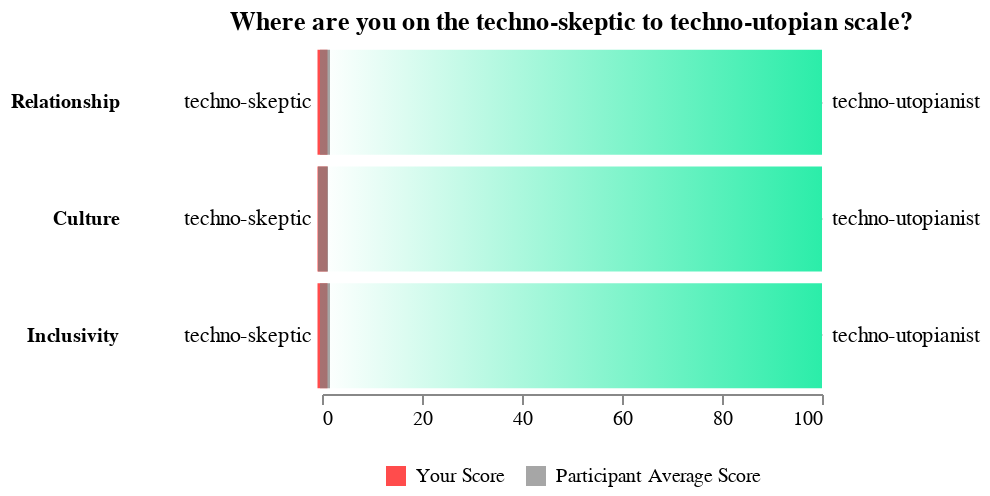

Vega-Lite specification for this chart:
### Vega-Lite specification from a JSON file in a GitHub repository (floating-point values rounded to 4 significant figures)
{"$schema": "https://vega.github.io/schema/vega-lite/v5.json", "title": ["Where are you on the techno-skeptic to techno-utopian scale?"], "datasets": {"medians": [{"name": "Relationship", "median": 0.6, "lo": "techno-skeptic", "hi": "techno-utopianist"}, {"name": "Culture", "median": 0.2, "lo": "techno-skeptic", "hi": "techno-utopianist"}, {"name": "Inclusivity", "median": 0.6, "lo": "techno-skeptic", "hi": "techno-utopianist"}], "values": [{"name": "Relationship", "value": 0.1}, {"name": "Culture", "value": 0.1}, {"name": "Inclusivity", "value": 0.1}]}, "data": {"name": "medians"}, "width": 250, "height": 175, "padding": 5, "encoding": {"y": {"field": "name", "type": "nominal", "sort": null, "axis": {"domain": false, "offset": 100, "labelFontWeight": "bold", "ticks": false, "grid": true, "title": null}}, "x": {"type": "quantitative", "scale": {"domain": [0, 100]}, "axis": {"grid": false, "title": null}}, "color": {"type": "nominal", "scale": {"domain": ["Your Score", "Participant Average Score"], "range": ["red", "grey"]}}}, "view": {"stroke": null}, "layer": [{"mark": "bar", "encoding": {"fill": {"value": {"x1": 0.0, "y1": 0.0, "x2": 1.0, "y2": 0.0, "gradient": "linear", "stops": [{"color": "white", "offset": 0.0}, {"color": "#2beda9", "offset": 1.0}]}}}}, {"mark": "tick", "data": {"name": "values"}, "encoding": {"x": {"field": "value"}, "color": {"datum": "Your Score"}}}, {"mark": "tick", "encoding": {"x": {"field": "median"}, "color": {"datum": "Participant Average Score"}}}, {"mark": {"type": "text", "x": -5, "align": "right"}, "encoding": {"text": {"field": "lo"}}}, {"mark": {"type": "text", "x": 255, "align": "left"}, "encoding": {"text": {"field": "hi"}}}], "config": {"tick": {"thickness": 5, "bandSize": 40}, "legend": {"orient": "bottom", "layout": {"bottom": {"anchor": "middle"}}, "symbolType": "square"}}}
